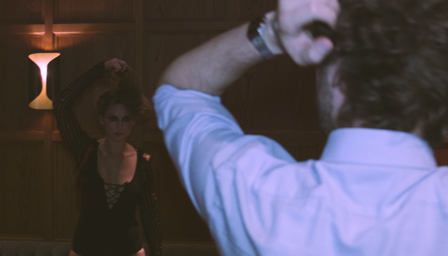
#> input picture data/ground_truth/im4.png, 448 x 256 px
$ jupyter execute test.ipynb
#> lines starting #> are read from the running program, lines starting #| are printed output that depends on the picture; long printed decimals are rounded
[cell 1]
from google.colab import drive
drive.mount('/content/drive')

[cell 2]
cd drive/My Drive/Colab Notebooks/CV2/Project

[cell 3]
import numpy as np
from PIL import Image
import os

# Function to calculate MSE between two images
def mse(imageA, imageB):
    # the 'Mean Squared Error' between the two images is the
    # sum of the squared difference between the two images;
    # NOTE: the two images must have the same dimension
    err = np.sum((imageA.astype("float") - imageB.astype("float")) ** 2)
    err /= float(imageA.shape[0] * imageA.shape[1])

    return err

def load_images(filepaths):
    images = []
    for filepath in filepaths:
        image = Image.open(filepath).convert('L')
        images.append(np.array(image))
    return images

def calculate_loss(images, i):
    # Note that we need to check if i-1 and i+1 are within the valid range of the images
    loss = 0
    if 0 <= i-1 < len(images):
        loss += mse(images[i], images[i-1])
    if 0 <= i+1 < len(images):
        loss += mse(images[i], images[i+1])
    prev_input = (i // 4) * 4 - 4
    if prev_input == 6:
      prev_input = prev_input - 4

    next_input = prev_input + 4

    print(next_input)

    loss -= mse(images[i], images[prev_input])
    loss -= mse(images[i], images[next_input])


    return loss

[cell 4]
folder_path = "data/frame_seq" # Replace <FOLDER_PATH> with the actual folder path input by the user

# Generate the list of file paths for each set of images assuming they are named consistently as imX_Y.png
# where X is the sequence number and Y is the frame number in that sequence.
file_suffixes = ['0.000000', '0.250000', '0.500000', '0.750000']
file_indices = [1, 2, 3, 4, 5, 6]
image_filepaths = [
    f"{folder_path}/im{index}_{suffix}.png"
    for index in file_indices for suffix in file_suffixes
]
image_filepaths.append("data/frame_seq/im7_0.000000.png")

# This function will be modified to accept folder_path as an input, and will check for file presence based on that
def check_files_and_calculate_loss():
    # Check if all the files are present in the given folder path
    all_files_present = all(os.path.exists(filepath) for filepath in image_filepaths)

    if all_files_present:
        images = load_images(image_filepaths)

        # Calculate losses for each image
        losses = [calculate_loss(images, i) for i in range(len(images))]

        # Pair each loss with its corresponding image index
        indexed_losses = list(enumerate(losses))

        # Sort the losses in descending order
        indexed_losses.sort(key=lambda x: x[1], reverse=True)

        # Now we apply the restriction that no more than two frames are interpolated from any given pair of input frames
        selected_frames = []
        counts = {1: 0, 2: 0, 3: 0, 4: 0, 5: 0, 6: 0, 7: 0}  # Keep track of how many times a frame from each input has been selected

        for index, loss in indexed_losses:
            frame_index = (index // 4) + 1  # Determine the input frame index based on sorted index
            if counts[frame_index] < 1:  # Apply the restriction
                selected_frames.append((image_filepaths[index], loss))
                counts[frame_index] += 1

        return selected_frames
    else:
        return "Not all image files are present in the provided folder path"

output = check_files_and_calculate_loss()

[cell 5]
output

[cell 6]
from skimage.metrics import peak_signal_noise_ratio as compare_psnr

def calculate_psnr_for_images(target_image_path, images_folder_path):
    """
    Calculate the PSNR between each image in the given folder and the target image.

    Parameters:
    target_image_path (str): The file path to the target image.
    images_folder_path (str): The folder path where the other images are stored.

    Returns:
    dict: A dictionary with the filename as the key and the corresponding PSNR as the value.
    """
#> called with target_image_path = 'data/ground_truth/im4.png', images_folder_path = 'data/frame_seq'
    # Load the target image
    target_image = Image.open(target_image_path).convert('L')
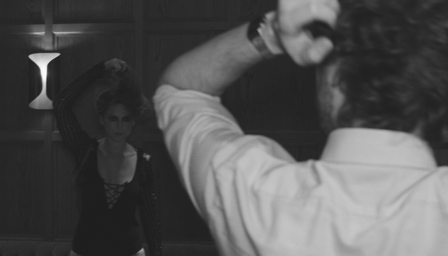
#> target_image: PIL image 448x256 L; min 29, max 250, mean 84.4
    target_image = np.array(target_image)

    image_files = [f for f in os.listdir(images_folder_path) if os.path.isfile(os.path.join(images_folder_path, f))]

    # Calculate PSNR for each image and store in a dictionary
    psnr_results = {}
    for image_file in image_files:
        # Load the image
        image_path = os.path.join(images_folder_path, image_file)
        image = Image.open(image_path).convert('L')
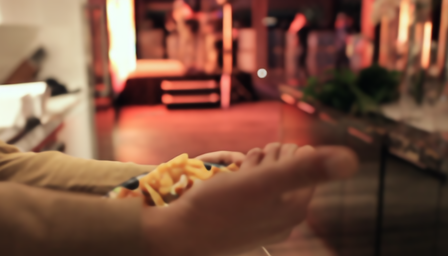
#> input picture data/frame_seq/im1_0.000000.png, 448 x 256 px
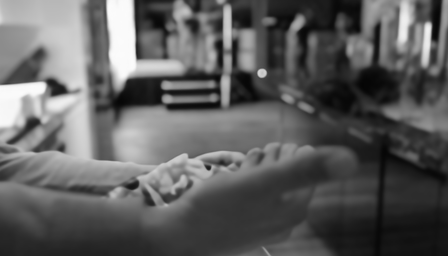
#> image: PIL image 448x256 L; min 5, max 251, mean 93.6
        image = np.array(image)

        # Calculate PSNR
        psnr_value = compare_psnr(target_image, image)
#> psnr_value = 8.44

        # Store the PSNR in the dictionary
        psnr_results[image_file] = psnr_value

    return psnr_results

# Placeholder function call - replace the strings with actual paths provided by the user
# psnr_results = calculate_psnr_for_images("<TARGET_IMAGE_PATH>", "<IMAGES_FOLDER_PATH>")


psnr_results = calculate_psnr_for_images("data/ground_truth/im4.png", "data/frame_seq")
#> psnr_results = {'im1_0.000000.png': 8.44}

[cell 7]
psnr_results
max_psnr_image = max(psnr_results, key=psnr_results.get)
#> max_psnr_image = 'im1_0.000000.png'
max_psnr_value = psnr_results[max_psnr_image]
#> max_psnr_value = 8.44
print(max_psnr_value)
#| 8.444
